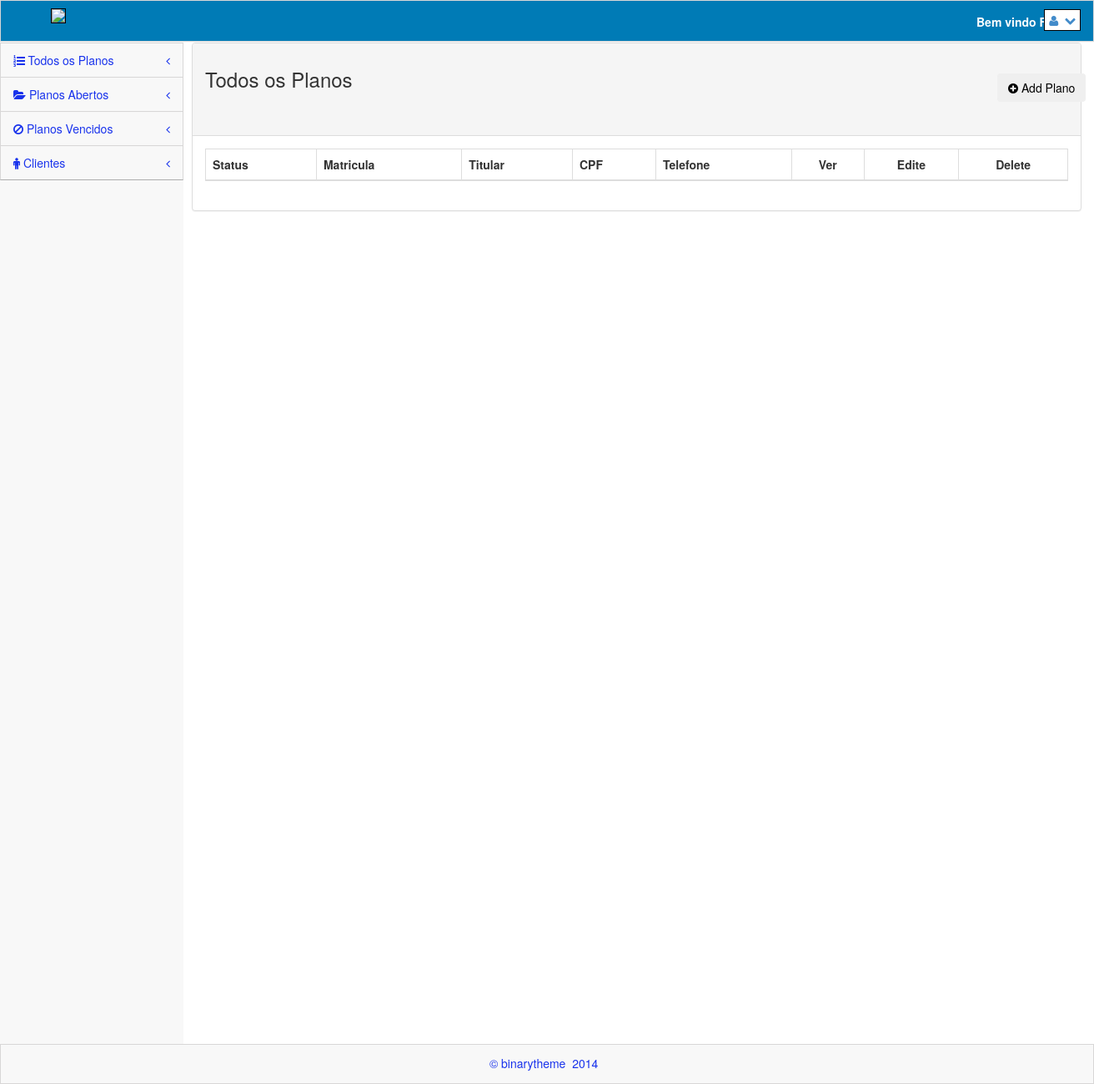
The app's page /views/contratos.php (signed in), older data.
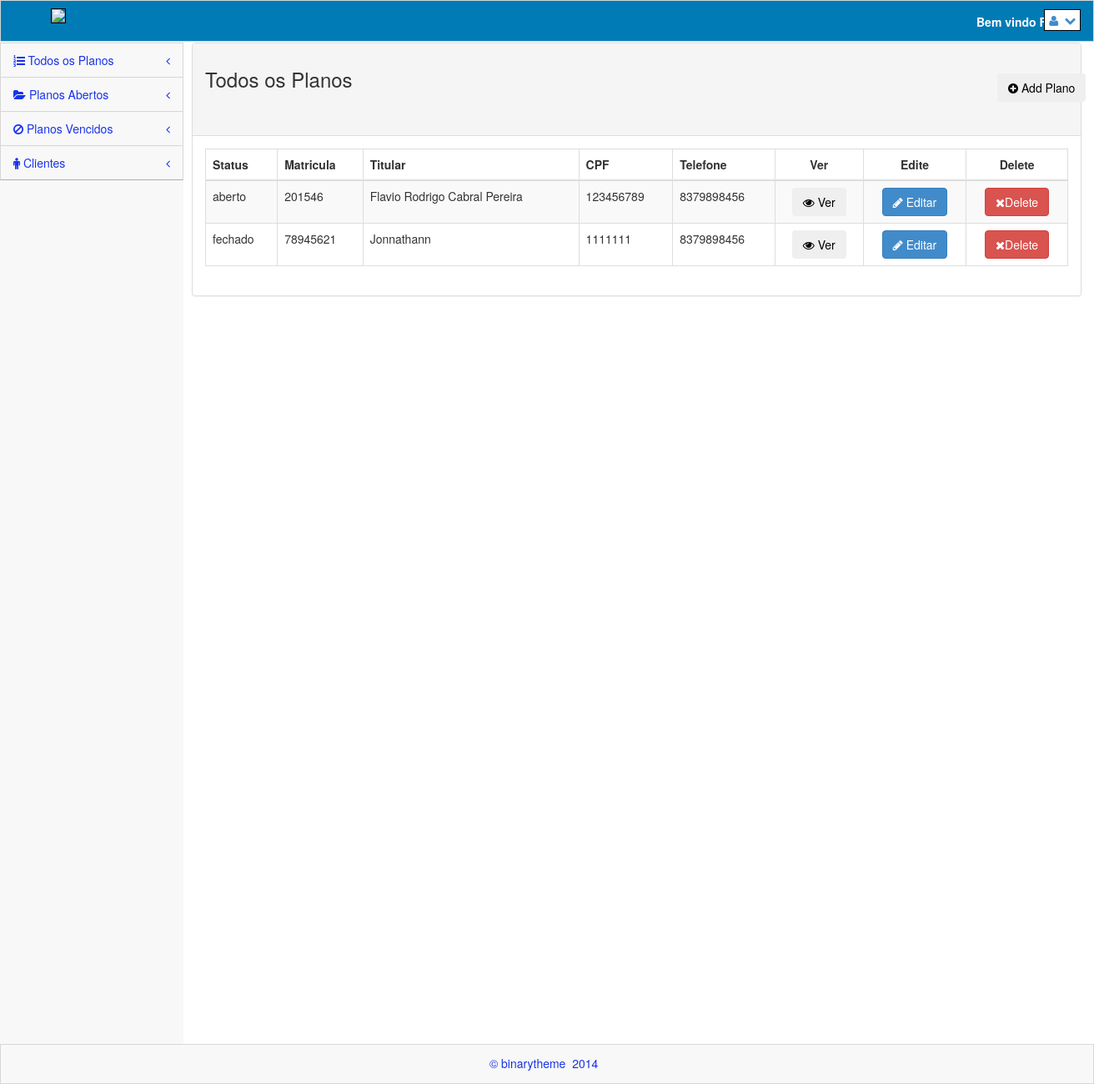
The same page, newer data.
### tables this page shows
CREATE TABLE `planos` (
  `id` int(11) NOT NULL,
  `matricula` varchar(50) NOT NULL,
  `dtabertura` varchar(20) NOT NULL,
  `ntitular` varchar(200) NOT NULL,
  `sexo` varchar(20) NOT NULL,
  `dtnasc` varchar(30) NOT NULL,
  `cpf` varchar(20) NOT NULL,
  `rg` varchar(20) NOT NULL,
  `org` varchar(10) NOT NULL,
  `profissao` varchar(30) NOT NULL,
  `mae` varchar(100) NOT NULL,
  `endereco` varchar(100) NOT NULL,
  `num` varchar(10) NOT NULL,
  `bairro` varchar(30) NOT NULL,
  `cidade` varchar(50) NOT NULL,
  `uf` varchar(5) NOT NULL,
  `cep` varchar(20) NOT NULL,
  `telefone` varchar(50) NOT NULL,
  `email` varchar(50) NOT NULL,
  `status` varchar(20) NOT NULL,
  `ndep1` varchar(200) NOT NULL,
  `data1` varchar(20) DEFAULT NULL,
  `ndep2` varchar(200) NOT NULL,
  `data2` varchar(20) NOT NULL,
  `ndep3` varchar(200) NOT NULL,
  `data3` varchar(20) NOT NULL,
  `ndep4` varchar(200) NOT NULL,
  `data4` varchar(20) NOT NULL,
  `ndep5` varchar(200) NOT NULL,
  `data5` varchar(20) NOT NULL,
  `ndep6` varchar(200) NOT NULL,
  `data6` varchar(20) NOT NULL,
  `ndep7` varchar(200) NOT NULL,
  `data7` varchar(20) NOT NULL,
  `ndep8` varchar(200) NOT NULL,
  `data8` varchar(20) NOT NULL,
  `ndep9` varchar(200) NOT NULL,
  `data9` varchar(20) NOT NULL,
  `ndep10` varchar(200) NOT NULL,
  `data10` varchar(20) NOT NULL
);

### model/Contrato.class.php (called while the page is built, shortened)
<?php
    require_once 'Conexao.class.php';
class Contrato{
    private $con;
    function __construct() {
        $conexao = new Conexao();
        $this->con = $conexao->getConexao();
    }
    function listaContratos(){
        $contratos = $this->con->query("SELECT * FROM planos");
        if ($contratos->rowCount() > 0) {
            return $contratos->fetchALL(PDO::FETCH_ASSOC);
        }
    }
}
?>

### model/Conexao.class.php (called while the page is built)
<?php
class Conexao {
    public static $instance;
    public static function getConexao() {
        if (!isset(self::$instance)) {
            self::$instance = new PDO('mysql:host=localhost;dbname=apcef', 'root', '');
        }
        return self::$instance;
}
}

### controller/Controller.class.php (called while the page is built, shortened)
<?php
class Controller {
    function listaContratos() {
        $chm = new Contrato();
        $lista = $chm->listaContratos();
        return $lista;
    }
}

### views/contratos.php (the view, shortened to what the changed rows need)
<?php
    include_once '../controller/Controller.class.php';
    include_once '../model/Contrato.class.php';
    $c = new Controller();
    $c->logouf();
    $lista = $c->listaContratos();
?>
<!DOCTYPE html>
 <html lang="pt-br">
<head>
    <link rel="stylesheet" href="../plugins/bootstrap/css/bootstrap.css" />
    <link rel="stylesheet" href="../css/main.css" />
    <link rel="stylesheet" href="../css/theme.css" />
    <link rel="stylesheet" href="../css/MoneAdmin.css" />
    <link rel="stylesheet" href="../plugins/Font-Awesome/css/font-awesome.css" />
    <link href="../plugins/dataTables/dataTables.bootstrap.css" rel="stylesheet" />
</head>
<body class="padTop53 " >
    <div id="wrap">
        <?php
            include 'menu.php';
        ?>
        <div id="content">
            <div class="inner">
             <div class="row">
                <div class="col-lg-12">
                    <div class="panel panel-default">
                        <div class="panel-body">
                            <div class="table-responsive">
                                <table class="table table-striped table-bordered table-hover" id="dataTables-example">
                                    <thead>
                                        <tr>
                                            <th>Status</th>
                                            <th>Matricula</th>
                                            <th>Titular</th>
                                            <th>CPF</th>
                                            <th>Telefone</th>
                                            <th style="text-align: center;">Ver</th>
                                            <th style="text-align: center;">Edite</th>
                                            <th style="text-align: center;">Delete</th>
                                        </tr>
                                    </thead>
                                    <tbody>
                                        <?php if ($lista): ?>
                                        <?php foreach ($lista as $contratos):  ?>
                                        <tr class="odd gradeX">
                                            <td class="center"><?php echo $contratos['status'] ?></td>
                                            <td class="center"><?php echo $contratos['matricula'] ?></td>
                                            <td class="center"><?php echo $contratos['ntitular'] ?></td>
                                            <td class="center"><?php echo $contratos['cpf'] ?></td>
                                            <td class="center"><?php echo $contratos['telefone'] ?></td>
                                            <td style="text-align: center;">
                                                <button class="btn" data-toggle="modal" data-target="#formModal"><i class="icon-eye-open"></i> Ver </button>
                                            </td>
                                            <td style="text-align: center;">
                                                <button class="btn btn-primary" onClick="javascript:window.location.href='editarcontrato.php?cod=<?php echo $contratos['matricula']; ?>'"><i class="icon-pencil icon-white"></i> Editar</button>
                                            </td>
                                            <td style="text-align: center;">
                                                <form>
                                                    <button onclick="return confirm('Tem certeza que deseja excluir este contrato?')" class="btn btn-danger" name="delete"><i class="icon-remove icon-white"></i>Delete</button>
                                                </form>
                                            </td>
                                        </tr>
                                    <?php endforeach; ?>
                                    <?php endif; ?>
                                    </tbody>
                                </table>
                            </div>
                        </div>
                    </div>
                </div>
            </div>
            </div>
        </div>
    </div>
</body>
</html>

Row changes from the older to the newer data that the page shows:
added planos: status "aberto", matricula "201546", ntitular "Flavio Rodrigo Cabral Pereira", cpf "123456789", telefone "8379898456"
added planos: status "fechado", matricula "78945621", ntitular "Jonnathann", cpf "1111111", telefone "8379898456"
